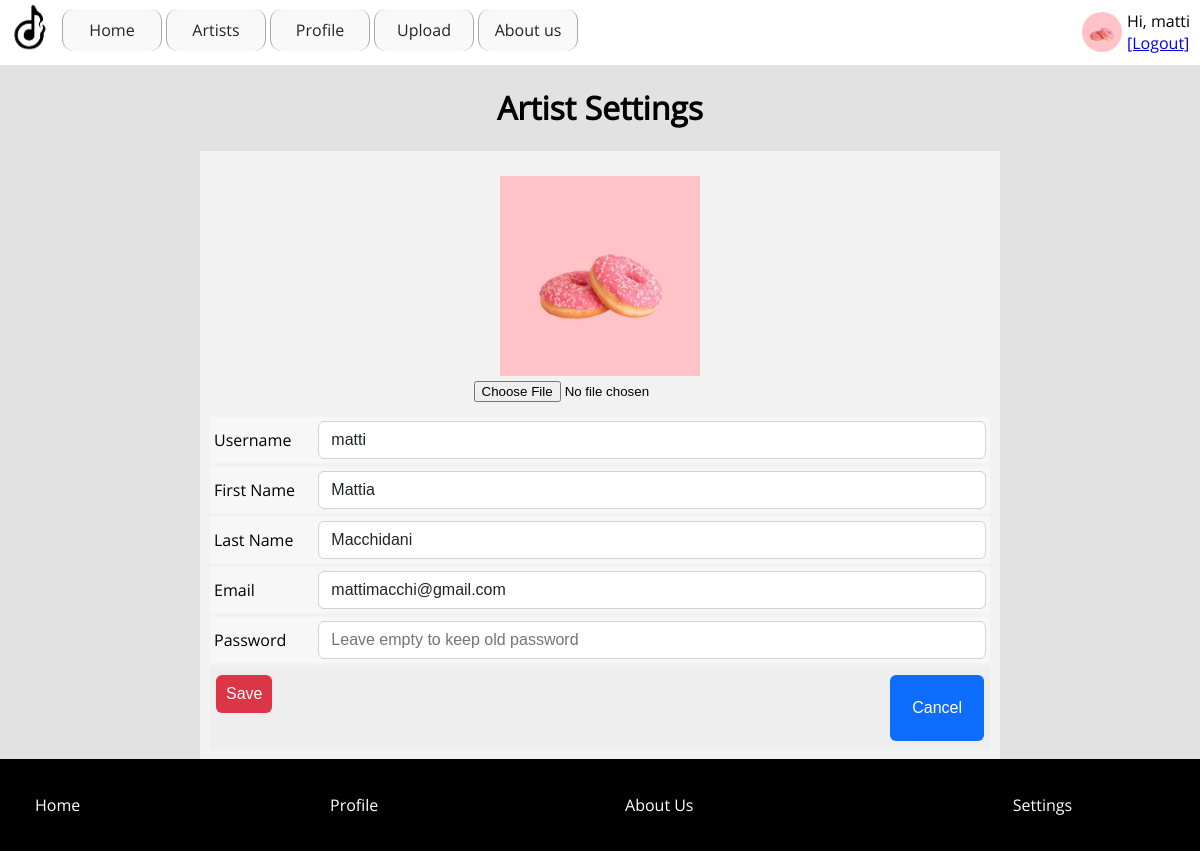
The app's page /settings.php (signed in) with its own data.
### tables this page shows
CREATE TABLE `users` (
  `id` int(11) NOT NULL,
  `username` varchar(30) NOT NULL,
  `first_name` varchar(30) NOT NULL,
  `last_name` varchar(30) NOT NULL,
  `email` varchar(100) NOT NULL,
  `password` varchar(255) NOT NULL,
  `role` varchar(5) NOT NULL,
  `biog` varchar(2000) DEFAULT NULL,
  `date` datetime NOT NULL,
  `image` varchar(1024) DEFAULT NULL
);

### functions.php (called while the page is built, shortened)
<?php
function get_image($path)
{
    return "assets/images/13.jpg";
}
function user($key)
{
    if(!empty($_SESSION['USER'][$key]))
        return $_SESSION['USER'][$key];
    return '';
}
function old_value($key, $default = ""){
    return $default;
}
function query($query)
{
    global $conn;
    $result = mysqli_query($conn, $query);
	if(!is_bool($result))
	{
		if(mysqli_num_rows($result) > 0)
		{
			$rows = [];
			while($row = mysqli_fetch_assoc($result))
			{
				$rows[] = $row;
			}
			return $rows;
		}
	}
	return false;
}

### settings.php (the view, shortened to what this page needs)
<?php
	$id = user('id');
	$query = "SELECT * FROM users WHERE id = '$id' LIMIT 1";
	$row = query($query);
	if(!empty($row))
		$row = $row[0];
?>
<?php require 'header.php';?>
<div class="class_51" >
	<h1 class="class_52"  >
		Artist Settings
		<br>
	</h1>
	<form method="post" enctype="multipart/form-data" class="class_53"  style="padding: 10px;">
		<div class="class_54" >
			<img src="<?=get_image($row['image'])?>" class="js-image class_27" >
			<input onchange="display_image(this.files[0])" type="file" name="image" class="class_28">
		</div>
		<div class="class_24" >
			<label class="class_55"  >
				Username
			</label>
			<input value="<?=old_value('username', $row['username'])?>" placeholder="" type="text" name="username" class="class_12" >
		</div>
		<div class="class_24" >
			<label class="class_55"  >
				First Name
			</label>
			<input value="<?=old_value('first_name', $row['first_name'])?>" placeholder="" type="text" name="first_name" class="class_12" >
		</div>
		<div class="class_24" >
			<label class="class_55"  >
				Last Name
			</label>
			<input value="<?=old_value('last_name', $row['last_name'])?>" placeholder="" type="text" name="last_name" class="class_12" >
		</div>
		<div class="class_24" >
			<label class="class_55"  >
				Email
			</label>
			<input value="<?=old_value('email', $row['email'])?>" placeholder="" type="text" name="email" class="class_12" >
		</div>
		<div class="class_24" >
			<label class="class_55"  >
				Password
			</label>
			<input placeholder="Leave empty to keep old password" type="text" name="password" class="class_12" >
		</div>
		<div class="class_31" >
			<button class="class_32"  >
				Save
			</button>
			<a href="profile.php" class="class_33"  >
				<button type="button" class="class_33"  >
					Cancel
				</button>
			</a>
		</div>
	</form>
</div>
<?php require 'footer.php';?>

### assets/css/styles.css (style rules this page uses)
body { font-family: opensans; font-size: 16px; margin:65px 0 0 0; padding:0px; word-break: break-word; word-wrap: break-word; }
.class_12 { display: block; width: 100%; padding: .375rem .75rem; font-size: 1rem; font-weight: 400; line-height: 1.5; color: #212529; background-color: #fff; background-clip: padding-box; border: 1px solid #ced4da; -webkit-appearance: none; -moz-appearance: none; appearance: none; border-radius: .375rem; transition: border-color .15s ease-in-out,box-shadow .15s ease-in-out; }
.class_24 { display: flex; margin-top:4px; margin-bottom: 4px; padding: 4px; align-items: center; background-color: #F7F7F7FF; }
.class_27 { width: 200px; height: 200px; object-fit: cover; }
.class_28 { display: block; margin: auto; }
.class_31 { padding: 4px; background-color: #eee; }
.class_32 { cursor: pointer; font-size:16px; padding: 10px; border:none; color:#FFFFFF; background-color:#dc3545; border-radius:6px; margin: .25rem .125rem; }
.class_33 { cursor: pointer; font-size:16px; padding: 10px; border:none; color:#FFFFFF; background-color:#0d6efd; border-radius:6px; margin: .25rem .125rem; float:right }
.class_51 { display: flex; flex-wrap: wrap; background-color: rgb(226, 226, 226); }
.class_52 { padding-left: 10px; padding-right: 10px; width: 100%; text-align: center; }
.class_53 { flex: 1 1 0%; min-width: 300px; min-height: 200px; background-color: rgb(242, 242, 242); vertical-align: top; max-width: 800px; margin: auto; }
.class_54 { padding: 10px; color: rgb(0, 0, 0); text-align: center; margin-top: 5px; margin-bottom: 5px; }
.class_55 { min-width: 50px; margin: 0.5rem 0.5rem 0.5rem 0px; display: inline-block; width: 112px; }

### records on screen
users: username "matti", first_name "Mattia", last_name "Macchidani", email "mattimacchi@gmail.com"

### other values on screen
user('username') "matti"
